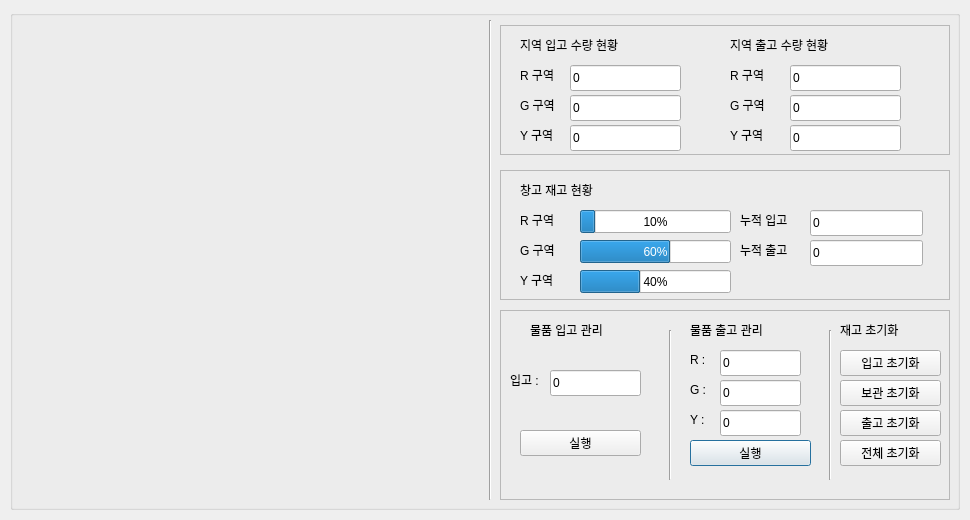
<?xml version="1.0" encoding="UTF-8"?>
<ui version="4.0">
 <class>Dialog</class>
 <widget class="QDialog" name="Dialog">
  <property name="geometry">
   <rect>
    <x>0</x>
    <y>0</y>
    <width>970</width>
    <height>520</height>
   </rect>
  </property>
  <property name="windowTitle">
   <string>Dialog</string>
  </property>
  <widget class="QGroupBox" name="groupBox">
   <property name="geometry">
    <rect>
     <x>10</x>
     <y>10</y>
     <width>950</width>
     <height>500</height>
    </rect>
   </property>
   <property name="title">
    <string/>
   </property>
   <widget class="QLabel" name="sensor_status">
    <property name="geometry">
     <rect>
      <x>10</x>
      <y>10</y>
      <width>455</width>
      <height>480</height>
     </rect>
    </property>
    <property name="text">
     <string/>
    </property>
   </widget>
   <widget class="Line" name="line_2">
    <property name="geometry">
     <rect>
      <x>475</x>
      <y>10</y>
      <width>10</width>
      <height>480</height>
     </rect>
    </property>
    <property name="orientation">
     <enum>Qt::Vertical</enum>
    </property>
   </widget>
   <widget class="QFrame" name="frame_2">
    <property name="geometry">
     <rect>
      <x>490</x>
      <y>15</y>
      <width>450</width>
      <height>130</height>
     </rect>
    </property>
    <property name="frameShape">
     <enum>QFrame::StyledPanel</enum>
    </property>
    <property name="frameShadow">
     <enum>QFrame::Raised</enum>
    </property>
    <widget class="QLabel" name="label_4">
     <property name="geometry">
      <rect>
       <x>20</x>
       <y>10</y>
       <width>131</width>
       <height>19</height>
      </rect>
     </property>
     <property name="text">
      <string>지역 입고 수량 현황</string>
     </property>
    </widget>
    <widget class="QLabel" name="label_5">
     <property name="geometry">
      <rect>
       <x>20</x>
       <y>40</y>
       <width>51</width>
       <height>19</height>
      </rect>
     </property>
     <property name="text">
      <string>R 구역</string>
     </property>
    </widget>
    <widget class="QLabel" name="label_6">
     <property name="geometry">
      <rect>
       <x>20</x>
       <y>70</y>
       <width>51</width>
       <height>19</height>
      </rect>
     </property>
     <property name="text">
      <string>G 구역</string>
     </property>
    </widget>
    <widget class="QLabel" name="label_7">
     <property name="geometry">
      <rect>
       <x>20</x>
       <y>100</y>
       <width>51</width>
       <height>19</height>
      </rect>
     </property>
     <property name="text">
      <string>Y 구역</string>
     </property>
    </widget>
    <widget class="QLabel" name="label_8">
     <property name="geometry">
      <rect>
       <x>230</x>
       <y>10</y>
       <width>131</width>
       <height>19</height>
      </rect>
     </property>
     <property name="text">
      <string>지역 출고 수량 현황</string>
     </property>
    </widget>
    <widget class="QLabel" name="label_9">
     <property name="geometry">
      <rect>
       <x>230</x>
       <y>70</y>
       <width>51</width>
       <height>19</height>
      </rect>
     </property>
     <property name="text">
      <string>G 구역</string>
     </property>
    </widget>
    <widget class="QLabel" name="label_10">
     <property name="geometry">
      <rect>
       <x>230</x>
       <y>40</y>
       <width>51</width>
       <height>19</height>
      </rect>
     </property>
     <property name="text">
      <string>R 구역</string>
     </property>
    </widget>
    <widget class="QLabel" name="label_11">
     <property name="geometry">
      <rect>
       <x>230</x>
       <y>100</y>
       <width>51</width>
       <height>19</height>
      </rect>
     </property>
     <property name="text">
      <string>Y 구역</string>
     </property>
    </widget>
    <widget class="QLineEdit" name="receive_count_r">
     <property name="geometry">
      <rect>
       <x>70</x>
       <y>40</y>
       <width>111</width>
       <height>26</height>
      </rect>
     </property>
     <property name="text">
      <string>0</string>
     </property>
     <property name="readOnly">
      <bool>true</bool>
     </property>
    </widget>
    <widget class="QLineEdit" name="receive_count_g">
     <property name="geometry">
      <rect>
       <x>70</x>
       <y>70</y>
       <width>111</width>
       <height>26</height>
      </rect>
     </property>
     <property name="text">
      <string>0</string>
     </property>
     <property name="readOnly">
      <bool>true</bool>
     </property>
    </widget>
    <widget class="QLineEdit" name="receive_count_y">
     <property name="geometry">
      <rect>
       <x>70</x>
       <y>100</y>
       <width>111</width>
       <height>26</height>
      </rect>
     </property>
     <property name="text">
      <string>0</string>
     </property>
     <property name="readOnly">
      <bool>true</bool>
     </property>
    </widget>
    <widget class="QLineEdit" name="ship_count_g">
     <property name="geometry">
      <rect>
       <x>290</x>
       <y>70</y>
       <width>111</width>
       <height>26</height>
      </rect>
     </property>
     <property name="text">
      <string>0</string>
     </property>
     <property name="readOnly">
      <bool>true</bool>
     </property>
    </widget>
    <widget class="QLineEdit" name="ship_count_r">
     <property name="geometry">
      <rect>
       <x>290</x>
       <y>40</y>
       <width>111</width>
       <height>26</height>
      </rect>
     </property>
     <property name="text">
      <string>0</string>
     </property>
     <property name="readOnly">
      <bool>true</bool>
     </property>
    </widget>
    <widget class="QLineEdit" name="ship_count_y">
     <property name="geometry">
      <rect>
       <x>290</x>
       <y>100</y>
       <width>111</width>
       <height>26</height>
      </rect>
     </property>
     <property name="text">
      <string>0</string>
     </property>
     <property name="readOnly">
      <bool>true</bool>
     </property>
    </widget>
   </widget>
   <widget class="QFrame" name="frame">
    <property name="geometry">
     <rect>
      <x>490</x>
      <y>300</y>
      <width>450</width>
      <height>190</height>
     </rect>
    </property>
    <property name="frameShape">
     <enum>QFrame::StyledPanel</enum>
    </property>
    <property name="frameShadow">
     <enum>QFrame::Raised</enum>
    </property>
    <widget class="QLabel" name="label">
     <property name="geometry">
      <rect>
       <x>30</x>
       <y>10</y>
       <width>111</width>
       <height>19</height>
      </rect>
     </property>
     <property name="text">
      <string>물품 입고 관리</string>
     </property>
    </widget>
    <widget class="QLineEdit" name="admin_ship_y">
     <property name="geometry">
      <rect>
       <x>220</x>
       <y>100</y>
       <width>81</width>
       <height>26</height>
      </rect>
     </property>
     <property name="text">
      <string>0</string>
     </property>
     <property name="readOnly">
      <bool>false</bool>
     </property>
    </widget>
    <widget class="QLineEdit" name="admin_ship_g">
     <property name="geometry">
      <rect>
       <x>220</x>
       <y>70</y>
       <width>81</width>
       <height>26</height>
      </rect>
     </property>
     <property name="text">
      <string>0</string>
     </property>
     <property name="readOnly">
      <bool>false</bool>
     </property>
    </widget>
    <widget class="QPushButton" name="btn_admin_ship">
     <property name="geometry">
      <rect>
       <x>190</x>
       <y>130</y>
       <width>121</width>
       <height>26</height>
      </rect>
     </property>
     <property name="text">
      <string>실행</string>
     </property>
    </widget>
    <widget class="QLineEdit" name="admin_ship_r">
     <property name="geometry">
      <rect>
       <x>220</x>
       <y>40</y>
       <width>81</width>
       <height>26</height>
      </rect>
     </property>
     <property name="text">
      <string>0</string>
     </property>
     <property name="readOnly">
      <bool>false</bool>
     </property>
    </widget>
    <widget class="QLabel" name="label_19">
     <property name="geometry">
      <rect>
       <x>190</x>
       <y>40</y>
       <width>21</width>
       <height>19</height>
      </rect>
     </property>
     <property name="text">
      <string>R :</string>
     </property>
    </widget>
    <widget class="QLabel" name="label_20">
     <property name="geometry">
      <rect>
       <x>190</x>
       <y>70</y>
       <width>21</width>
       <height>19</height>
      </rect>
     </property>
     <property name="text">
      <string>G :</string>
     </property>
    </widget>
    <widget class="QLabel" name="label_21">
     <property name="geometry">
      <rect>
       <x>190</x>
       <y>100</y>
       <width>21</width>
       <height>19</height>
      </rect>
     </property>
     <property name="text">
      <string>Y :</string>
     </property>
    </widget>
    <widget class="QLabel" name="label_12">
     <property name="geometry">
      <rect>
       <x>190</x>
       <y>10</y>
       <width>111</width>
       <height>19</height>
      </rect>
     </property>
     <property name="text">
      <string>물품 출고 관리</string>
     </property>
    </widget>
    <widget class="Line" name="line">
     <property name="geometry">
      <rect>
       <x>160</x>
       <y>20</y>
       <width>20</width>
       <height>150</height>
      </rect>
     </property>
     <property name="orientation">
      <enum>Qt::Vertical</enum>
     </property>
    </widget>
    <widget class="QLineEdit" name="admin_receive">
     <property name="geometry">
      <rect>
       <x>50</x>
       <y>60</y>
       <width>91</width>
       <height>26</height>
      </rect>
     </property>
     <property name="text">
      <string>0</string>
     </property>
     <property name="readOnly">
      <bool>false</bool>
     </property>
    </widget>
    <widget class="QPushButton" name="btn_admin_receive">
     <property name="geometry">
      <rect>
       <x>20</x>
       <y>120</y>
       <width>121</width>
       <height>26</height>
      </rect>
     </property>
     <property name="text">
      <string>실행</string>
     </property>
    </widget>
    <widget class="QLabel" name="label_17">
     <property name="geometry">
      <rect>
       <x>10</x>
       <y>60</y>
       <width>41</width>
       <height>19</height>
      </rect>
     </property>
     <property name="text">
      <string>입고 : </string>
     </property>
    </widget>
    <widget class="Line" name="line_3">
     <property name="geometry">
      <rect>
       <x>320</x>
       <y>20</y>
       <width>20</width>
       <height>150</height>
      </rect>
     </property>
     <property name="orientation">
      <enum>Qt::Vertical</enum>
     </property>
    </widget>
    <widget class="QLabel" name="label_18">
     <property name="geometry">
      <rect>
       <x>340</x>
       <y>10</y>
       <width>91</width>
       <height>19</height>
      </rect>
     </property>
     <property name="text">
      <string>재고 초기화</string>
     </property>
    </widget>
    <widget class="QPushButton" name="btn_receive_clear">
     <property name="geometry">
      <rect>
       <x>340</x>
       <y>40</y>
       <width>101</width>
       <height>26</height>
      </rect>
     </property>
     <property name="text">
      <string>입고 초기화</string>
     </property>
    </widget>
    <widget class="QPushButton" name="btn_store_clear">
     <property name="geometry">
      <rect>
       <x>340</x>
       <y>70</y>
       <width>101</width>
       <height>26</height>
      </rect>
     </property>
     <property name="text">
      <string>보관 초기화</string>
     </property>
    </widget>
    <widget class="QPushButton" name="btn_ship_clear">
     <property name="geometry">
      <rect>
       <x>340</x>
       <y>100</y>
       <width>101</width>
       <height>26</height>
      </rect>
     </property>
     <property name="text">
      <string>출고 초기화</string>
     </property>
    </widget>
    <widget class="QPushButton" name="btn_all_clear">
     <property name="geometry">
      <rect>
       <x>340</x>
       <y>130</y>
       <width>101</width>
       <height>26</height>
      </rect>
     </property>
     <property name="text">
      <string>전체 초기화</string>
     </property>
    </widget>
   </widget>
   <widget class="QFrame" name="frame_3">
    <property name="geometry">
     <rect>
      <x>490</x>
      <y>160</y>
      <width>450</width>
      <height>130</height>
     </rect>
    </property>
    <property name="frameShape">
     <enum>QFrame::StyledPanel</enum>
    </property>
    <property name="frameShadow">
     <enum>QFrame::Raised</enum>
    </property>
    <widget class="QProgressBar" name="stock_count_r">
     <property name="geometry">
      <rect>
       <x>80</x>
       <y>40</y>
       <width>151</width>
       <height>23</height>
      </rect>
     </property>
     <property name="value">
      <number>10</number>
     </property>
    </widget>
    <widget class="QProgressBar" name="stock_count_g">
     <property name="geometry">
      <rect>
       <x>80</x>
       <y>70</y>
       <width>151</width>
       <height>23</height>
      </rect>
     </property>
     <property name="maximum">
      <number>100</number>
     </property>
     <property name="value">
      <number>60</number>
     </property>
    </widget>
    <widget class="QProgressBar" name="stock_count_y">
     <property name="geometry">
      <rect>
       <x>80</x>
       <y>100</y>
       <width>151</width>
       <height>23</height>
      </rect>
     </property>
     <property name="value">
      <number>40</number>
     </property>
    </widget>
    <widget class="QLabel" name="label_14">
     <property name="geometry">
      <rect>
       <x>20</x>
       <y>40</y>
       <width>51</width>
       <height>19</height>
      </rect>
     </property>
     <property name="text">
      <string>R 구역</string>
     </property>
    </widget>
    <widget class="QLabel" name="label_15">
     <property name="geometry">
      <rect>
       <x>20</x>
       <y>70</y>
       <width>51</width>
       <height>19</height>
      </rect>
     </property>
     <property name="text">
      <string>G 구역</string>
     </property>
    </widget>
    <widget class="QLabel" name="label_16">
     <property name="geometry">
      <rect>
       <x>20</x>
       <y>100</y>
       <width>51</width>
       <height>19</height>
      </rect>
     </property>
     <property name="text">
      <string>Y 구역</string>
     </property>
    </widget>
    <widget class="QLabel" name="label_13">
     <property name="geometry">
      <rect>
       <x>20</x>
       <y>10</y>
       <width>121</width>
       <height>19</height>
      </rect>
     </property>
     <property name="text">
      <string>창고 재고 현황</string>
     </property>
    </widget>
    <widget class="QLineEdit" name="acc_ship_count">
     <property name="geometry">
      <rect>
       <x>310</x>
       <y>70</y>
       <width>113</width>
       <height>26</height>
      </rect>
     </property>
     <property name="text">
      <string>0</string>
     </property>
     <property name="readOnly">
      <bool>true</bool>
     </property>
    </widget>
    <widget class="QLineEdit" name="acc_receive_count">
     <property name="geometry">
      <rect>
       <x>310</x>
       <y>40</y>
       <width>113</width>
       <height>26</height>
      </rect>
     </property>
     <property name="text">
      <string>0</string>
     </property>
     <property name="readOnly">
      <bool>true</bool>
     </property>
    </widget>
    <widget class="QLabel" name="label_2">
     <property name="geometry">
      <rect>
       <x>240</x>
       <y>40</y>
       <width>71</width>
       <height>19</height>
      </rect>
     </property>
     <property name="text">
      <string>누적 입고</string>
     </property>
    </widget>
    <widget class="QLabel" name="label_3">
     <property name="geometry">
      <rect>
       <x>240</x>
       <y>70</y>
       <width>71</width>
       <height>19</height>
      </rect>
     </property>
     <property name="text">
      <string>누적 출고</string>
     </property>
    </widget>
   </widget>
  </widget>
 </widget>
 <resources/>
 <connections/>
</ui>
